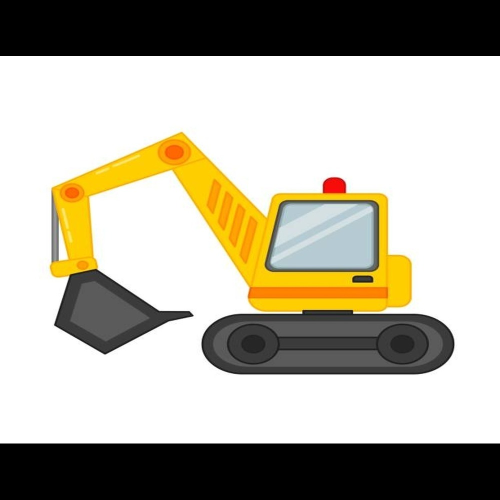
#> input picture images/excavator.jpg, 1000 x 1000 px, found by its file name (shown at 1/2 size)
$ python bordering.py
#> lines starting #> are read from the running program, lines starting #| are printed output that depends on the picture
import cv2

excavator=cv2.imread("Lesson 2/images/excavator.jpg")
#> excavator is the input picture: shape (1000, 1000, 3); mean B, G, R 159.3, 174, 178.7

excavator=cv2.resize(excavator,(250,250))
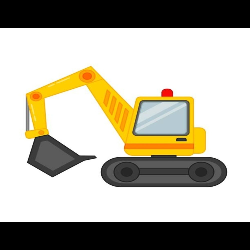
#> excavator: shape (250, 250, 3); mean B, G, R 159.7, 174.4, 179.1

borderimage=cv2.copyMakeBorder(excavator,10,10,10,10,cv2.BORDER_CONSTANT,value=(200,200,200))
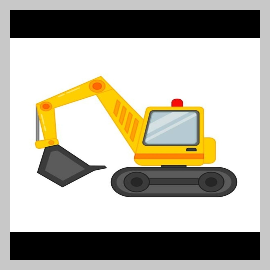
#> borderimage: shape (270, 270, 3); mean B, G, R 165.4, 178, 182.1

cv2.imshow("exborder",borderimage)

cv2.waitKey(0)

borderimages=cv2.copyMakeBorder(excavator,100,100,100,100,cv2.BORDER_REFLECT)
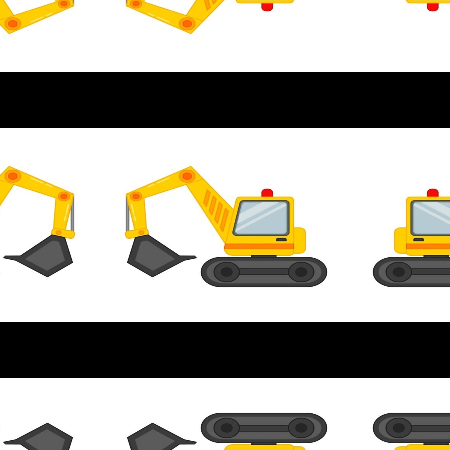
#> borderimages: shape (450, 450, 3); mean B, G, R 159.5, 170.3, 173.9

cv2.imshow("reflectborder",borderimages)

cv2.waitKey(0)
